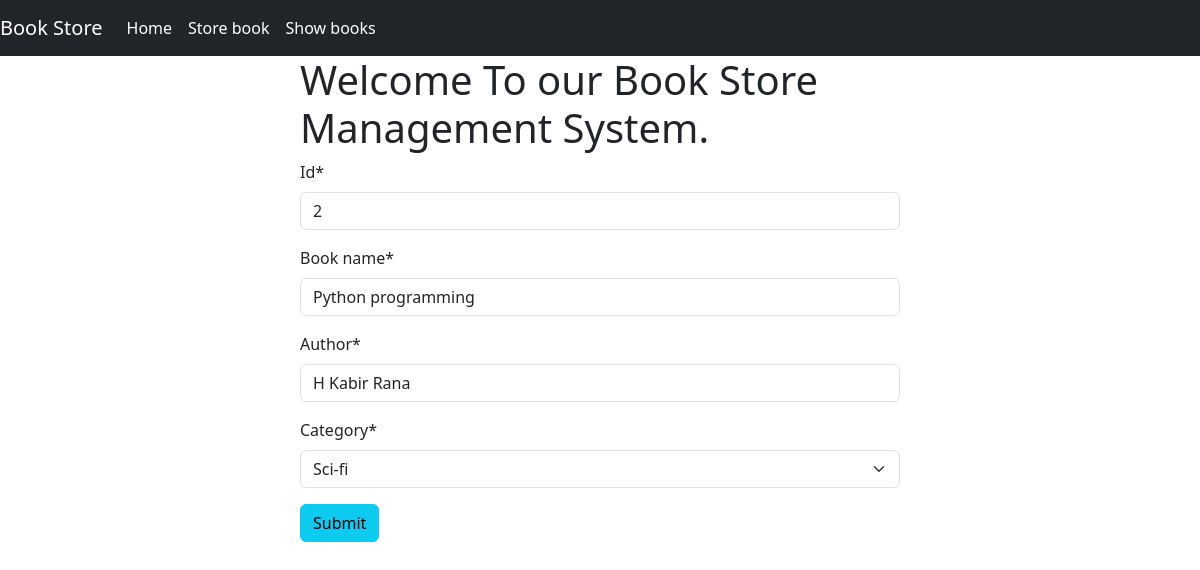
Before: /edit_book/2 with the older database file.
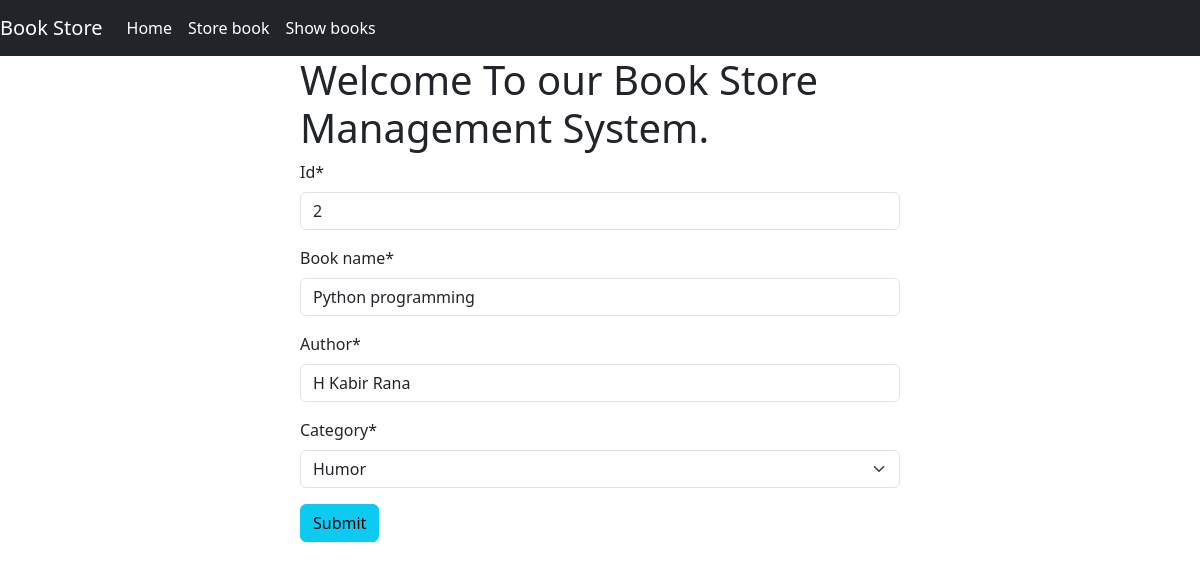
After: the same page with the newer database file.
### book/models.py (models this page shows)
class BookStoreModel(models.Model):
      CATEGORY = (
                        ('Mystery','Mystery'),
                        ('Thriller', 'Thriller'),
                        ('Sci-fi', 'Sci-fi'),
                        ('Humor', 'Humor'),
                        ('Horror','Horror'),
      )
      id = models.IntegerField(primary_key=True)
      book_name = models.CharField(max_length=30)
      author =models.CharField(max_length=30)
      category = models.CharField(max_length=30, choices=CATEGORY)
      first_pub = models.DateTimeField(auto_now_add=True)
      last_pub = models.DateTimeField(auto_now=True)

### book/views.py (the view)
# urls.py: path('edit_book/<int:pk>',views.BookUpdateView.as_view(),name='edit_book'),
class BookUpdateView(UpdateView):
      model = BookStoreModel
      template_name = 'store_book.html'
      form_class = BookStroreForm
      success_url = reverse_lazy('show_books')

### book/forms.py
class BookStroreForm(forms.ModelForm):
      class Meta:
            model = BookStoreModel
            exclude =['first_pub','last_pub']

### book/templates/store_book.html (shortened to what this page needs)
{% extends 'base.html' %}
{% load crispy_forms_tags %}
{% block content%}
<div style="width:50%; margin:auto;">
      <h1>Welcome To our Book Store Management System.</h1>
      <form method="post">
            {{form|crispy}}
            <button class='btn btn-info' type="submit">Submit</button>
      </form>
</div>
{% endblock %}

Changed rows visible on the page:
changed BookStoreModel "Python programming": category "Sci-fi" → "Humor"
